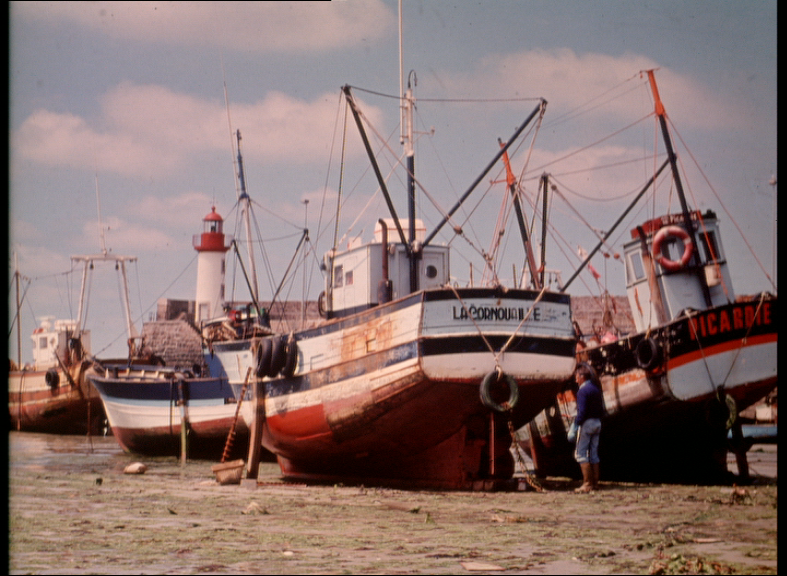
//> input picture img_proc_with_k_means/BoatsColor.bmp, 787 x 576 px
$ ./main BoatsColor.bmp 3   (built with g++ and OpenCV 4)
//> lines starting //> are read from the running program, lines starting //| are printed output that depends on the picture
### img_proc_with_k_means/k_means_plusplus.h
#pragma once
#include <stdio.h>
#include <stdlib.h>
#include <memory.h>  // memcpy
#include <search.h>  //  qsort
#include <math.h>
#include <time.h>    // time
#include <assert.h>  // assert

typedef unsigned char uchar;

// 向量数据结构
#define VECT_DIM 3    // 向量的维度
struct Vect {
	double arr[VECT_DIM];   // 向量的分量
	//double distance;        // 当前向量与聚类中心的距离
	size_t tpy;           // 用无符号整数表示不同的分类
};

void k_means_plusplus(Vect * observations, size_t nSetSize, size_t nClasses, size_t nDim, double epsilon = 0.01);
void k_means_plusplus(Vect * observations, size_t nSetSize,	Vect * centroids, size_t nClasses, size_t nDim, double epsilon = 0.01);
void printVects(Vect *vects, size_t nSetSize);

### img_proc_with_k_means/k_means_plusplus.cpp
#include "k_means_plusplus.h"


// 距离计算函数，计算矢量a与矢量b的坐标距离
double calcDistance(double *a, double *b, size_t dim) {
	double sum = 0.0;
	double diff;
	for (size_t i = 0; i < dim; i++) {
		diff = a[i] - b[i];
		sum += (diff * diff);
	}
	return sqrt(sum);
}

// 找到数组a中最小值，返回其在a中的下标
// 接受类型为double, int, unsigned等支持比较运算符的基类
template <typename T>
size_t findMin(const T *a, size_t nLen) {
	size_t indexOfMin = 0;  // 最小值所在的下标
	for (size_t i = 1; i < nLen; i++) {
		if (a[i] < a[indexOfMin]) {
			indexOfMin = i;
		}
	}
	return indexOfMin;
}


// [15 lines of commented-out code are left out]
template <typename T>
size_t findMax(const T *a, size_t nLen) {
	size_t indexOfMax = 0;  // 最小值所在的下标
	for (size_t i = 1; i < nLen; i++) {
		if (a[i] > a[indexOfMax]) {
			indexOfMax = i;
		}
	}
	return indexOfMax;
}

// bsearch的回调函数（在markType中用到）
// [10 lines left out: functions cmpVects_arr, cmpInt, not called in this run]

// qsort的回调函数
int cmpVects_typ(Vect *elem1, Vect *elem2) {
	int diff = (int)(elem1->tpy) - (int)(elem2->tpy);
	return diff;
}

// K-means++独有。根据输入的第一个初始中心生成全部nClasses个聚类中心
// observations为待分类样本集
// nSetSize为样本集中的元素个数
// initialCentoridIndex为初始聚类中心在observations中的下标
// centroidsIndex为输出，保存所生成的所有nClasses个聚类中心在observations中的下标
// nClasses为期望分类的分类总数
// nDim为向量的维度
//! 此函数没写完
void genCentroids(Vect *observations, size_t nSetSize,
	              size_t initialCentoridIndex, size_t *centroidsIndex, size_t nClasses,
                  size_t nDim) {
	//printf("--> genCentroids\n");
	centroidsIndex[0] = initialCentoridIndex;
	double *distanceCandidates = new double[nClasses];  // 保存当前数据点到各个聚类点的距离。由findMin函数找到最小值所在的下标
	double *distanceToNearestCentroid = new double[nSetSize]; // 保存当前数据点到最近聚类点的距离
	size_t nCentroids = 1;  // 当前已找到的聚类点数目
	while (nCentroids < nClasses) {
		for (size_t thisObsInd = 0; thisObsInd < nSetSize; thisObsInd++) {
			for (size_t j = 0; j < nCentroids; j++) {
				distanceCandidates[j] = calcDistance(observations[thisObsInd].arr,
					                                 observations[centroidsIndex[j]].arr,
					                                 nDim);
			}
			distanceToNearestCentroid[thisObsInd] = distanceCandidates[findMin(distanceCandidates, nCentroids)];
		}
		centroidsIndex[nCentroids] = findMax(distanceToNearestCentroid, nSetSize);
		++nCentroids;
	}
	delete[] distanceCandidates;
	delete[] distanceToNearestCentroid;
	//printf("<-- genCentroids\n");
}

// 为observations各元素标记类型，并修改其typ分量
// observations为待分类样本集
// nSetSize为样本集中的元素个数
// nClasses为期望分类的分类总数
// centroidsInd是表示当前聚类中心的一维数组，其大小为nClasses。centroidsInd各元素为聚类中心在数组observations中的数组下标
void markType(Vect *observations, size_t nSetSize, Vect *centroids, size_t nClasses) {
	// 保证centroids是按照centroids[].tpy升序排序的
	qsort(centroids, nClasses, sizeof(Vect), (int (*)(const void*, const void*))cmpVects_typ);

	double *distancesToCentroids = new double[nClasses];
	for (size_t i = 0; i < nSetSize; i++) {
		// [5 lines of commented-out code are left out]
		for (size_t j = 0; j < nClasses; j++) {
			distancesToCentroids[j] = calcDistance(observations[i].arr, centroids[j].arr, VECT_DIM);
		}
		observations[i].tpy = findMin(distancesToCentroids, nClasses);
	}
	delete[] distancesToCentroids;
}

// 计算新的聚类点，并填入centroids（centroids必须是按centroids[].tpy升序排序的）
// nDim是centroids的维度（计算距离要使用）
// 返回新centroids与原来传入的centroids距离差的最大值
double calcNewCentroids(Vect *observations, size_t nSetSize, Vect *centroids, size_t nClasses, size_t nDim) {
	//printf("--> calcNewCentroids\n");
	double *sum = new double[nDim];
	Vect *oldCentroids = new Vect[nClasses];
	memcpy(oldCentroids, centroids, nClasses * sizeof(Vect));
	int numThisTyp = 0;

	for (size_t thisTpy = 0; thisTpy < nClasses; thisTpy++) {
		for (size_t i = 0; i < nDim; i++) {
			sum[i] = 0.0;
		}
		numThisTyp = 0;    // 统计当前属于thisTpy类型的样本个数

		// 遍历observations，找出类型是thisTpy的
		for (size_t i = 0; i < nSetSize; i++) {
			if (observations[i].tpy == thisTpy) {
				++numThisTyp;
				for (size_t thisDim = 0; thisDim < nDim; thisDim++) {
					sum[thisDim] += observations[i].arr[thisDim];
				}
			}
		}
		for (size_t thisDim = 0; thisDim < nDim; thisDim++) {
			if (numThisTyp <= 0) {
				fprintf(stderr, "  !! numThisTyp is %u\n", numThisTyp);
			}
			assert(numThisTyp > 0);
			centroids[thisTpy].arr[thisDim] = (sum[thisDim] / (double)numThisTyp);
		}
	}
	delete[] sum;

	double *deltaDistances = new double[nClasses];    // 反映新旧centroids之间的距离
	for (size_t i = 0; i < nClasses; i++) {
		deltaDistances[i] = calcDistance(oldCentroids[i].arr, centroids[i].arr, nDim);
		//printf("  deltaDistances[%u]: %f\n", i, deltaDistances[i]);
	}
	// [4 lines of commented-out code are left out]
	double maxDeltaDistance = deltaDistances[findMax(deltaDistances, nClasses)];  // deltaDistances中最大元素的值
	delete[] deltaDistances;
	//printf("<-- calcNewCentroids\n");
	return maxDeltaDistance;
}

/**************************************************************************/

// K-means++入口函数 (1/2)
// observations为待分类样本集
// nSetSize为样本集中的元素个数
// nClasses为期望分类的分类总数默认值为2
// nDim为向量的维度
// epsilon为判决阈值。当两次迭代之间的聚类中心最大值小于epsilon时，迭代停止
// [44 lines left out: function k_means_plusplus, not called in this run]

// K-means++入口函数 (2/2)
// observations为待分类样本集
// nSetSize为样本集中的元素个数
// centroids为回传的聚类中心
// nClasses为期望分类的分类总数默认值为2
// nDim为向量的维度
// epsilon为判决阈值。当两次迭代之间的聚类中心最大值小于epsilon时，迭代停止
void k_means_plusplus(Vect * observations, size_t nSetSize,
	                  Vect * centroids,size_t nClasses,
	                  size_t nDim, double epsilon) {
	//printf("--> k_means\n");
	if (nClasses < 2) {
		printf("nClasses < 2 \? I will change it to 2.\n");
		nClasses = 2;
	}

	// 利用K-means++的方法生成初始聚类中心
	size_t *centroidsIndex = new size_t[nClasses];
	centroidsIndex[0] = (size_t)(rand() / (double)RAND_MAX *(nClasses - 0.0) + 0.0);
	genCentroids(observations, nSetSize, centroidsIndex[0], centroidsIndex, nClasses, nDim);
	printf("  centroidsIndex[] is \n");
	for (size_t i = 0; i < nClasses; i++) {
		printf("[%u]\t%u\n", i, centroidsIndex[i]);
	}
	// 从0~(nClasses-1)标记类型
	for (size_t thisType = 0; thisType < nClasses; thisType++) {
		observations[centroidsIndex[thisType]].tpy = thisType;
		memcpy(centroids + thisType, observations + centroidsIndex[thisType], sizeof(Vect));
	}
	delete[] centroidsIndex;

	printf("  Selected centroids are:\n");
	printVects(centroids, nClasses);
	markType(observations, nSetSize, centroids, nClasses);
	//printf("  Initial classification of observations:\n");
	//printVects(observations, nSetSize);
	// 进行迭代
	double maxDeltaDistance = calcNewCentroids(observations, nSetSize, centroids, nClasses, nDim);
	//printf("  Initial maxDeltaDistance is %f\n", maxDeltaDistance);
	while (maxDeltaDistance > epsilon) {
		size_t cnt = 0;
		maxDeltaDistance = calcNewCentroids(observations, nSetSize, centroids, nClasses, nDim);
		//printf("  maxDeltaDistance is %f\n", maxDeltaDistance);
		markType(observations, nSetSize, centroids, nClasses);
		//printf("  Classification of observations of the %u(th) iteration is:\n", ++cnt);
		//printVects(observations, nSetSize);
	}

	//printf("<-- k_means\n");
}

// 打印vects数组的全部信息
void printVects(Vect *vects, size_t nSetSize) {
	for (size_t i = 0; i < nSetSize; i++) {
		printf("[%u]\t[", i);
		for (size_t j = 0; j < VECT_DIM; j++) {
			printf("%f", vects[i].arr[j]);
			if (j < VECT_DIM - 1) {
				printf(", ");
			}
		}
		printf("]\t%u\n", vects[i].tpy);
	}
}

### img_proc_with_k_means/main.cpp
#include <opencv2/opencv.hpp>
#include <iostream>
#include "k_means_plusplus.h"

using namespace cv;

#define PROGRAM_NAME "img_proc_with_k_means"

static void help() {
	fprintf(stderr, "Usage:\n%s <input image file> [classes]\n", PROGRAM_NAME);
}

size_t parseCmd(int argc, char**argv) {
	if ((argc != 2) && (argc != 3)) {
		help();
		exit(-1);
	}
	if (argc == 3) {
		return atoi(argv[2]);
	}
	else {
		return 2;
	}
}

int main(int argc, char** argv) {
	size_t nClasses = parseCmd(argc, argv);
	if (nClasses < 2) {
		nClasses = 2;
	}
	Mat matImg = imread(argv[1], IMREAD_COLOR);
//> matImg is the input picture: 576 rows x 787 cols, CV_8UC3; mean B, G, R 111.6, 114.7, 137.3
	if (matImg.empty()) {
		fprintf(stderr, "Bad read. Does the image really exist or is it really an image?\n");
		return 1;
	}
	if (matImg.isContinuous()) {
		size_t nImgPixels = matImg.rows * matImg.cols;
//> nImgPixels = 453312
		std::cout << "matImg is continuous\n";
		std::cout << "There are " << matImg.rows << " rows, "
			<< matImg.cols << "cols, "
			<< nImgPixels << " Pixels\n";
//| There are 576 rows, 787cols, 453312 Pixels
		imshow("Original image", matImg);

		std::cout << "It has type of " << matImg.type() << std::endl;
//| It has type of 16
		std::cout << "CV_32F is " << CV_32F << std::endl;
// My implementation of K-means++
		Vec3b *imgPixels = matImg.ptr<Vec3b>(0);

		Vect *vImg = new Vect[nImgPixels];
		Vect *vCentroids = new Vect[nClasses];
		for (size_t i = 0; i < nImgPixels; i++) {
			vImg[i].arr[0] = imgPixels[i][0];
			vImg[i].arr[1] = imgPixels[i][1];
			vImg[i].arr[2] = imgPixels[i][2];
		}
		k_means_plusplus(vImg, nImgPixels, vCentroids, nClasses, 3, 0.01);
//> after the loop in genCentroids, `while (nCentroids < nClasses)`: nCentroids = 3
//> the loop in k_means_plusplus, `for (size_t i = 0; i < nClasses; i++)` made 3 passes
//| [0]	2
//| [1]	286870
//| [2]	300468
//> the loop in printVects, `for (size_t i = 0; i < nSetSize; i++)` made 3 passes
//| ]	0
//| ]	1
//| ]	2
//> in cmpVects_typ, `int diff = (int)(elem1->tpy) - (int)(elem2->tpy);`: diff = -1
//> the loop in calcNewCentroids, `for (size_t thisTpy = 0; thisTpy < nClasses; thisTpy++)` made 3 passes
//> numThisTyp on passes 1 to 3: 89231, 170222, 193859
//> after the loop in calcNewCentroids, `for (size_t thisTpy = 0; thisTpy < nClasses; thisTpy++)`: numThisTyp = 193859
//> in calcNewCentroids, `double maxDeltaDistance = deltaDistances[findMax(deltaDistances, nClas..`: maxDeltaDistance = 106.1
//> the loop in k_means_plusplus, `while (maxDeltaDistance > epsilon)` made 1 pass
//> (maxDeltaDistance in calcNewCentroids, maxDeltaDistance, diff in cmpVects_typ, diff in cmpVects_typ (second call)) on pass 1: (0, 0, -1, -1)
		Mat matSegImg(matImg.rows, matImg.cols, matImg.type());
		Vec3b *ptrSegImgPixels = matSegImg.ptr<Vec3b>(0);
		for (size_t i = 0; i < nImgPixels; i++) {
			ptrSegImgPixels[i][0] = vCentroids[vImg[i].tpy].arr[0];
			ptrSegImgPixels[i][1] = vCentroids[vImg[i].tpy].arr[1];
			ptrSegImgPixels[i][2] = vCentroids[vImg[i].tpy].arr[2];
		}
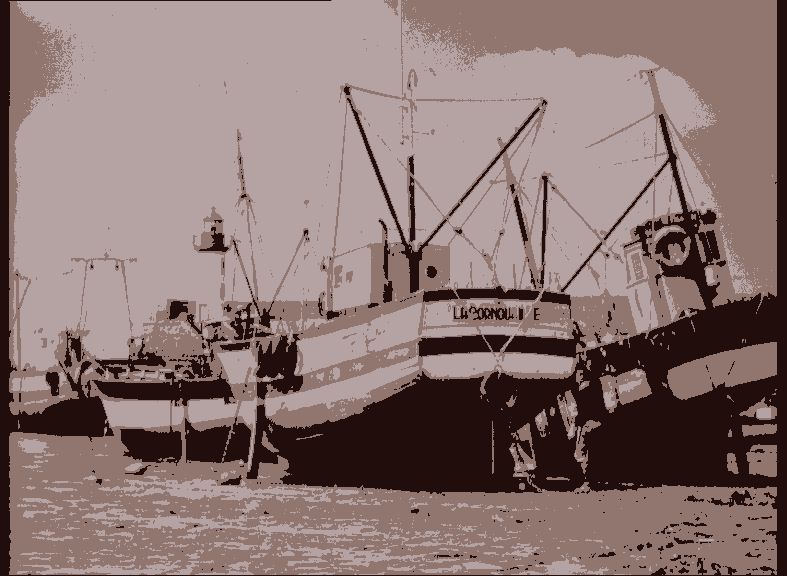
//> matSegImg: 576 rows x 787 cols, CV_8UC3; mean B, G, R 113.5, 115.9, 137.7
		delete[] vImg;
		delete[] vCentroids;

		imwrite("my_kmeans.jpg", matSegImg);
		imshow("Segmented Image", matSegImg);

// OpenCV implemetation of K-means++
		matImg.convertTo(matImg, CV_32F);
//> matImg: 576 rows x 787 cols, CV_32FC3
		Mat oneRow = matImg.reshape(0, 1);
		Mat matBestLabels;
		Mat matCentroids;
		TermCriteria k_means_criterial(TermCriteria::EPS, 10, 0.1);
		kmeans(oneRow,
		   	   nClasses,
			   matBestLabels,
			   k_means_criterial,
			   1,
			   KMEANS_PP_CENTERS,
			   matCentroids);
//> matCentroids = [[100.3, 109.5, 137.5], [12.41, 14.9, 36.31], [156.8, 156.8, 176.8]]
		//std::cout << matBestLabels << std::endl;
		std::cout << "centroids selected by opencv are:\n";
		std::cout << matCentroids << std::endl;
//| [100.3152, 109.45782, 137.50365;
//|  12.413284, 14.898185, 36.311852;
//|  156.82495, 156.83467, 176.83318]
		for (size_t thisPixel = 0; thisPixel < nImgPixels; thisPixel++) {
			Vec3f *ptr = oneRow.ptr<Vec3f>(0);
			ptr[thisPixel] = *(matCentroids.ptr<Vec3f>( matBestLabels.at<int>(thisPixel)));
		}
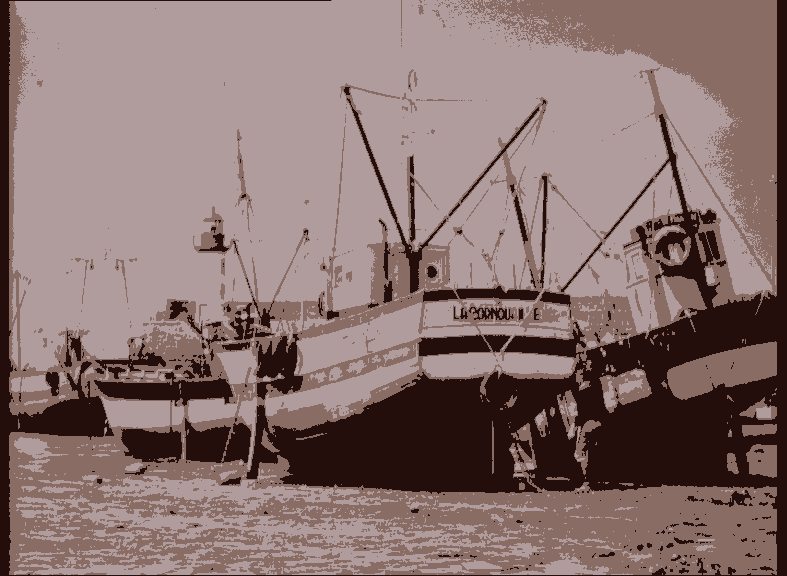
//> matImg: 576 rows x 787 cols, CV_32FC3; mean B, G, R 111.2, 114.4, 136.7
		Mat matSegImg2 = oneRow.reshape(0, matImg.rows);
		matSegImg2.convertTo(matSegImg2, CV_8U);
		//std::cout << matSegImg2 << std::endl;
		imwrite("opencv_kmeans.jpg", matSegImg2);
		imshow("Segmented using OpenCV", matSegImg2);
		waitKey(0);
	}
	else {
		printf("Sorry, matImg is NOT continuous\n");
	}

	return 0;
}

$ run again, on img_proc_with_k_means/pepper.bmp
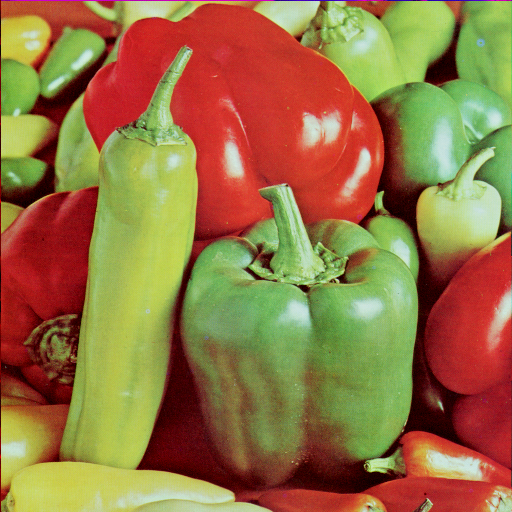
//> input picture img_proc_with_k_means/pepper.bmp, 512 x 512 px
//> matImg is the input picture: 512 rows x 512 cols, CV_8UC3; mean B, G, R 66.5, 115.6, 149.8
//| There are 512 rows, 512cols, 262144 Pixels
//| It has type of 16
//> after the loop in genCentroids, `while (nCentroids < nClasses)`: nCentroids = 3
//> the loop in k_means_plusplus, `for (size_t i = 0; i < nClasses; i++)` made 3 passes
//| [0]	2
//| [1]	29270
//| [2]	103935
//> the loop in printVects, `for (size_t i = 0; i < nSetSize; i++)` made 3 passes
//| ]	0
//| ]	1
//| ]	2
//> diff = -1
//> the loop in calcNewCentroids, `for (size_t thisTpy = 0; thisTpy < nClasses; thisTpy++)` made 3 passes
//> numThisTyp on passes 1 to 3: 110257, 33772, 118115
//> after the loop in calcNewCentroids, `for (size_t thisTpy = 0; thisTpy < nClasses; thisTpy++)`: numThisTyp = 118115
//> in calcNewCentroids, `double maxDeltaDistance = deltaDistances[findMax(deltaDistances, nClas..`: maxDeltaDistance = 120.3
//> the loop in k_means_plusplus, `while (maxDeltaDistance > epsilon)` made 1 pass
//> (maxDeltaDistance in calcNewCentroids, maxDeltaDistance, diff in cmpVects_typ, diff in cmpVects_typ (second call)) on pass 1: (0, 0, -1, -1)
//> after the loop `for (size_t i = 0; i < nImgPixels; i++)`:
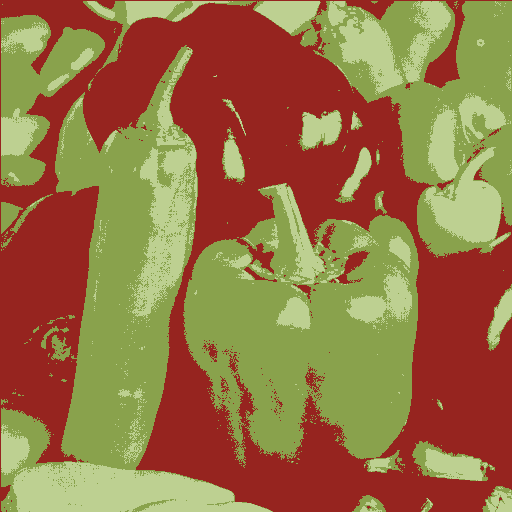
//> matSegImg: 512 rows x 512 cols, CV_8UC3; mean B, G, R 67.4, 113.5, 151.4
//> matCentroids = [[41.58, 53.65, 177.8], [97.02, 181.4, 153.1], [13.36, 18.09, 78.36]]
//| [41.57719, 53.653332, 177.82729;
//|  97.020294, 181.35291, 153.13885;
//|  13.364628, 18.085838, 78.355064]
//> after the loop `for (size_t thisPixel = 0; thisPixel < nImgPixels; thisPixel++)`:
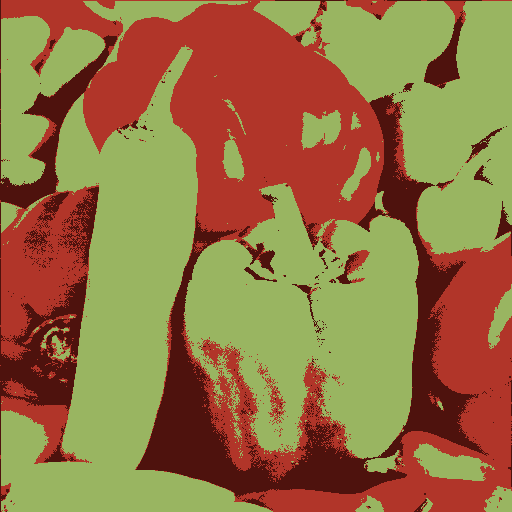
//> matImg: 512 rows x 512 cols, CV_32FC3; mean B, G, R 66.6, 115.7, 149.9

$ run again, on img_proc_with_k_means/city_my_kmeans.jpg
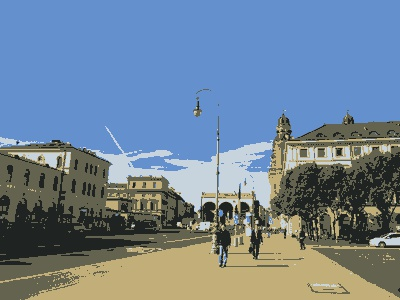
//> input picture img_proc_with_k_means/city_my_kmeans.jpg, 400 x 300 px
//> matImg is the input picture: 300 rows x 400 cols, CV_8UC3; mean B, G, R 149.3, 131.6, 112.4
//| There are 300 rows, 400cols, 120000 Pixels
//| It has type of 16
//> after the loop in genCentroids, `while (nCentroids < nClasses)`: nCentroids = 3
//> the loop in k_means_plusplus, `for (size_t i = 0; i < nClasses; i++)` made 3 passes
//| [0]	2
//| [1]	90316
//| [2]	100542
//> the loop in printVects, `for (size_t i = 0; i < nSetSize; i++)` made 3 passes
//| ]	0
//| ]	1
//| ]	2
//> diff = -1
//> the loop in calcNewCentroids, `for (size_t thisTpy = 0; thisTpy < nClasses; thisTpy++)` made 3 passes
//> numThisTyp on passes 1 to 3: 60659, 33470, 25871
//> after the loop in calcNewCentroids, `for (size_t thisTpy = 0; thisTpy < nClasses; thisTpy++)`: numThisTyp = 25871
//> in calcNewCentroids, `double maxDeltaDistance = deltaDistances[findMax(deltaDistances, nClas..`: maxDeltaDistance = 78.17
//> the loop in k_means_plusplus, `while (maxDeltaDistance > epsilon)` made 1 pass
//> (maxDeltaDistance in calcNewCentroids, maxDeltaDistance, diff in cmpVects_typ, diff in cmpVects_typ (second call)) on pass 1: (0, 0, -1, -1)
//> after the loop `for (size_t i = 0; i < nImgPixels; i++)`:
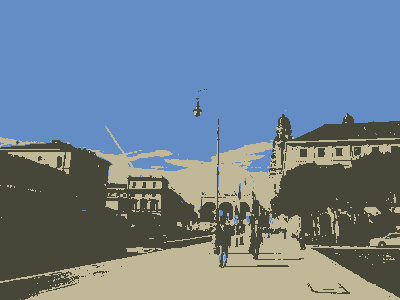
//> matSegImg: 300 rows x 400 cols, CV_8UC3; mean B, G, R 145, 129, 111.2
//> matCentroids = [[60.6, 74.22, 73.69], [204.3, 144, 100.4], [152, 184.8, 193.7]]
//| [60.601238, 74.221565, 73.692932;
//|  204.33611, 143.97688, 100.37799;
//|  151.95178, 184.76743, 193.6987]

$ run again, on img_proc_with_k_means/city_opencv_kmeans.jpg
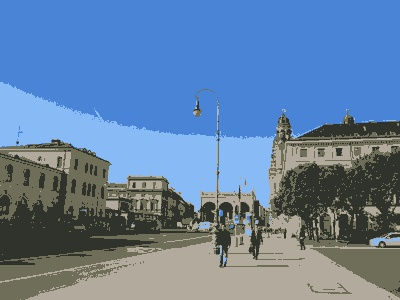
//> input picture img_proc_with_k_means/city_opencv_kmeans.jpg, 400 x 300 px
//> matImg is the input picture: 300 rows x 400 cols, CV_8UC3; mean B, G, R 162.1, 128.6, 100.1
//| There are 300 rows, 400cols, 120000 Pixels
//| It has type of 16
//> after the loop in genCentroids, `while (nCentroids < nClasses)`: nCentroids = 3
//> the loop in k_means_plusplus, `for (size_t i = 0; i < nClasses; i++)` made 3 passes
//| [0]	2
//| [1]	71732
//| [2]	104627
//> the loop in printVects, `for (size_t i = 0; i < nSetSize; i++)` made 3 passes
//| ]	0
//| ]	1
//| ]	2
//> diff = -1
//> the loop in calcNewCentroids, `for (size_t thisTpy = 0; thisTpy < nClasses; thisTpy++)` made 3 passes
//> numThisTyp on passes 1 to 3: 62592, 21578, 35830
//> after the loop in calcNewCentroids, `for (size_t thisTpy = 0; thisTpy < nClasses; thisTpy++)`: numThisTyp = 35830
//> in calcNewCentroids, `double maxDeltaDistance = deltaDistances[findMax(deltaDistances, nClas..`: maxDeltaDistance = 48.12
//> the loop in k_means_plusplus, `while (maxDeltaDistance > epsilon)` made 1 pass
//> (maxDeltaDistance in calcNewCentroids, maxDeltaDistance, diff in cmpVects_typ, diff in cmpVects_typ (second call)) on pass 1: (0, 0, -1, -1)
//> after the loop `for (size_t i = 0; i < nImgPixels; i++)`:
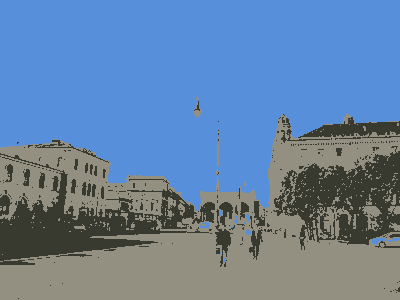
//> matSegImg: 300 rows x 400 cols, CV_8UC3; mean B, G, R 163.5, 130.2, 101.6
//> matCentroids = [[67.2, 80.71, 79.7], [220.4, 143.8, 87.68], [158.7, 170.9, 176.4]]
//| [67.196892, 80.705841, 79.700089;
//|  220.35747, 143.76022, 87.677658;
//|  158.74483, 170.85431, 176.35379]
//> after the loop `for (size_t thisPixel = 0; thisPixel < nImgPixels; thisPixel++)`:
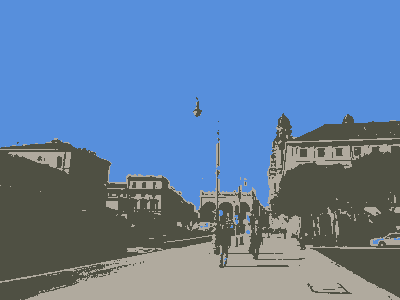
//> matImg: 300 rows x 400 cols, CV_32FC3; mean B, G, R 162, 128.8, 100
